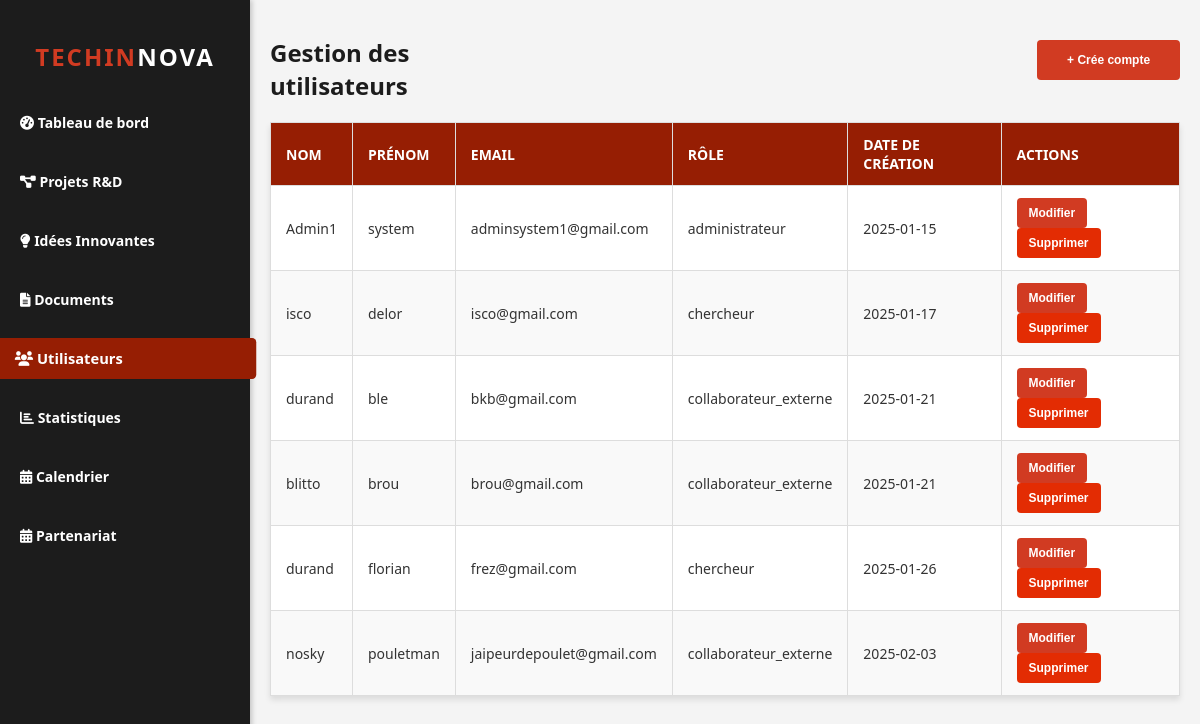
Screenshot of /espace_admin/users.php with the database file from the repository.
### tables this page shows
CREATE TABLE `utilisateurs` (
  `id` int(11) NOT NULL,
  `nom` varchar(255) NOT NULL,
  `prenom` varchar(255) NOT NULL,
  `email` varchar(255) NOT NULL,
  `mot_de_passe` varchar(255) NOT NULL,
  `profil` enum('administrateur','chercheur','collaborateur_externe') DEFAULT 'collaborateur_externe',
  `date_creation` date NOT NULL
);

### config/commandes.php (called while the page is built, shortened)
<?php
class Admin {
    private $db;
    public function __construct($db) {
        $this->db = $db;
    }
    public function aff_users(){
        try {
            $sql = "SELECT * FROM utilisateurs";
            $stmt = $this->db->prepare($sql);
            $stmt->execute();
            $membres = $stmt->fetchAll(PDO::FETCH_ASSOC);
            return $membres;
        }catch (PDOException $e) {
            die("Erreur lors de la récupération des membres : " . $e->getMessage());
        }
    }
}
?>

### espace_admin/users.php (the view, shortened to what this page needs)
<?php
require_once("C:/xampp/htdocs/projet_web/config/connexion.php");
require("C:/xampp/htdocs/projet_web/config/commandes.php");
$user = new Admin($db);
$users = $user->aff_users();
?>
<!DOCTYPE html>
<html lang="fr">
<head>
    <link rel="stylesheet" href="css/user.css">
    <link rel="stylesheet" href="https://cdnjs.cloudflare.com/ajax/libs/font-awesome/6.0.0-beta3/css/all.min.css">
</head>
<body>
    <div class="sidebar">
        <h2><span>TechIn</span>nova</h2>
        <nav>
            <ul>
                <li><a href="admin.php"><i class="fas fa-tachometer-alt"></i> Tableau de bord</a></li>
                <li><a href="projetr&d.php"><i class="fas fa-project-diagram"></i> Projets R&D</a></li>
                <li><a href="idees.php"><i class="fas fa-lightbulb"></i> Idées Innovantes</a></li>
                <li><a href="documents.php"><i class="fas fa-file-alt"></i> Documents</a></li>
                <li><a href="users.php"><i class="fas fa-users"></i> Utilisateurs</a></li>
                <li><a href="statistiques.php"><i class="fas fa-chart-bar"></i> Statistiques</a></li>
                <li><a href="calendrier.php"><i class="fas fa-calendar-alt"></i> Calendrier</a></li>
                <li><a href="partenariat.php"><i class="fas fa-calendar-alt"></i> Partenariat</a></li>
            </ul>
        </nav>
    </div>
    <div class="main-content">
        <div class="top">
            <h1>Gestion des utilisateurs</h1>
            <button class="btn btn_creercompte" id="btn_creercompte" name="creer_compte">+ Crée compte</button>
        </div>
        <table>
            <thead>
                <tr>
                    <th>Nom</th>
                    <th>Prénom</th>
                    <th>Email</th>
                    <th>Rôle</th>
                    <th>Date de création</th>
                    <th>Actions</th>
                </tr>
            </thead>
            <tbody>
                <?php foreach ($users as $user): ?>
                <tr data-user-id="<?= $user['id']; ?>">
                    <td data-editable="nom"><?= htmlspecialchars($user['nom']); ?></td>
                    <td data-editable="prenom"><?= htmlspecialchars($user['prenom']); ?></td>
                    <td data-editable="email"><?= htmlspecialchars($user['email']); ?></td>
                    <td data-editable="profil"><?= htmlspecialchars($user['profil']); ?></td>
                    <td><?= htmlspecialchars($user['date_creation']); ?></td>
                    <td class="action-buttons">
                        <button class="btn btn-edit" onclick="editRow(this)">Modifier</button>
                        <form method="POST" style="display:inline;" onsubmit="return confirmDelete()">
                            <button type="submit" class="btn btn-delete" name="delete_user">Supprimer</button>
                        </form>
                    </td>
                </tr>
                <?php endforeach; ?>
            </tbody>
        </table>
    </div>
</body>
</html>

### espace_admin/css/user.css (style rules this page uses)
body { height: 100%; margin: 0; font-family: 'Segoe UI', Tahoma, Geneva, Verdana, sans-serif; background-color: #f4f4f4; display: flex; font-size: 14px; }
.sidebar { width: 250px; height: 100vh; background-color: #1c1c1c; color: #fff; position: fixed; padding-top: 20px; box-shadow: 2px 0 5px rgba(0, 0, 0, 0.2); }
.sidebar h2 { text-align: center; margin-bottom: 30px; font-size: 24px; text-transform: uppercase; letter-spacing: 2px; }
.sidebar h2 span { color: #d13b22; }
.sidebar nav ul { list-style-type: none; padding: 0; }
.sidebar nav ul li { margin: 20px 0; }
.sidebar nav ul li a { color: #fff; text-decoration: none; padding: 10px 20px; display: block; transition: background-color 0.3s, transform 0.3s; font-weight: bold; }
.sidebar nav ul li a.active { background-color: rgb(150, 30, 3); border-radius: 4px; transform: scale(1.05); }
.main-content { margin-left: 250px; padding: 20px; width: calc(100% - 250px); }
h1 { font-size: 24px; color: #1c1c1c; margin-bottom: 20px; }
table { width: 100%; border-collapse: collapse; background-color: #fff; box-shadow: 0 4px 6px rgba(0, 0, 0, 0.1); margin-bottom: 20px; }
table thead { background-color: rgb(150, 30, 3); color: #fff; text-transform: uppercase; font-size: 14px; }
table th, table td { padding: 12px 15px; text-align: left; border: 1px solid #ddd; }
table tbody tr:nth-child(even) { background-color: #f9f9f9; }
table tbody td { font-size: 14px; color: #333; }
.btn { border: none; padding: 8px 12px; text-decoration: none; border-radius: 4px; color: #fff; font-size: 12px; font-weight: bold; transition: background-color 0.3s, transform 0.3s; }
.top { display: flex; }
.btn_creercompte { background-color: #d13b22; margin-left: 500px; margin-top: 20px; height: 40px; width: 150px; }
.btn-edit { background-color: #d13b22; }
.btn-delete { background-color: rgb(227, 44, 3); }

### rows the page displays
utilisateurs: nom "Admin1", prenom "system", email "adminsystem1@gmail.com", profil "administrateur", date_creation "2025-01-15"
utilisateurs: nom "isco", prenom "delor", email "isco@gmail.com", profil "chercheur", date_creation "2025-01-17"
utilisateurs: nom "durand", prenom "ble", email "bkb@gmail.com", profil "collaborateur_externe", date_creation "2025-01-21"
utilisateurs: nom "blitto", prenom "brou", email "brou@gmail.com", profil "collaborateur_externe", date_creation "2025-01-21"
utilisateurs: nom "durand", prenom "florian", email "frez@gmail.com", profil "chercheur", date_creation "2025-01-26"
utilisateurs: nom "nosky", prenom "pouletman", email "jaipeurdepoulet@gmail.com", profil "collaborateur_externe", date_creation "2025-02-03"
